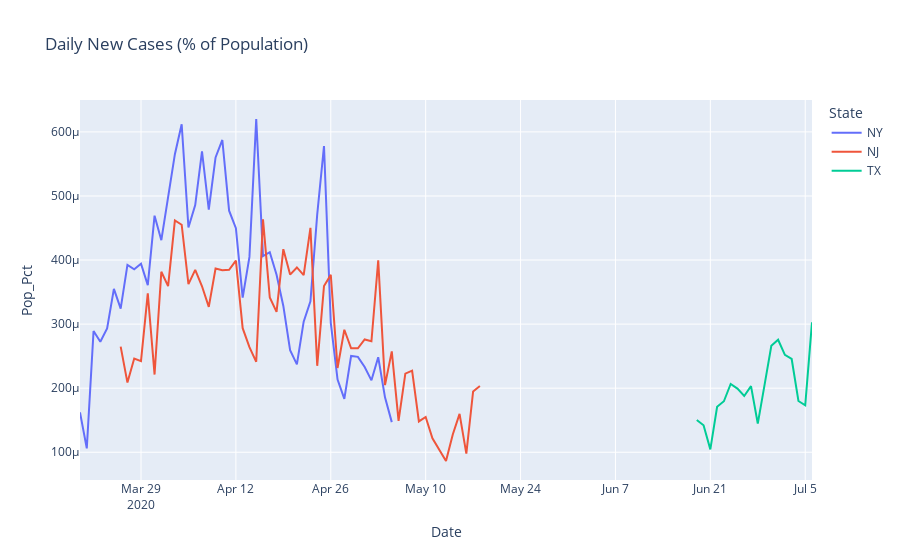

The code cell stored with this chart in its notebook:
### Code cell
# 
fig = px.line(df_corona, x="Date", y="Pop_Pct", title='Daily New Cases (% of Population)', color='State')
fig.show()
